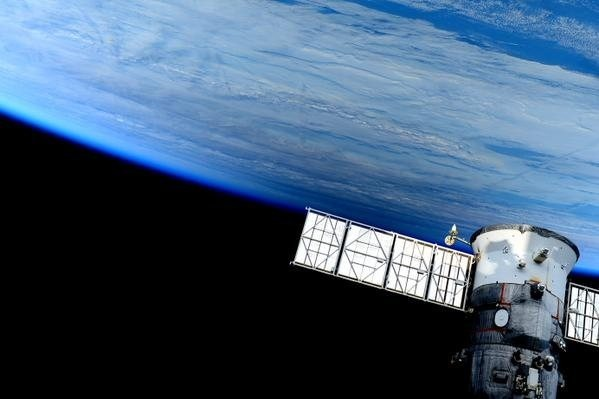
#> input picture sample_inputs/images/synthetic_authentic_0.jpg, 599 x 399 px
$ python -i manipulation.py   (imports and definitions only)   (older library calls are emulated)
#> lines starting #> are read from the running program, lines starting #| are printed output that depends on the picture
#> further down, picture is the input picture: PIL image 599x399 RGB; mean R, G, B 66.4, 89.9, 114.3
### ml/image/forensics.py
"""Classical image-forensics utilities: loading, ELA, noise residual, metadata
inspection and heatmap rendering. (The learned block-level detector lives in
ml/image/manipulation.py.)

Signals
  * Error Level Analysis (ELA): re-save as JPEG and measure per-pixel error.
    Regions pasted from a differently-compressed source often show a
    different error level than the rest of the image.
  * Noise residual: image minus its median-filtered version. Spliced regions
    often have a different sensor-noise level.
  * Metadata: EXIF camera fields, editing-software tags and generator
    parameters written by AI tools (e.g. Stable Diffusion 'parameters' chunk).
These are *indicators*, not proof: heavy recompression (social media) erases
many traces, and clean images can show false positives.
"""
from __future__ import annotations

import io

import cv2
import numpy as np
from PIL import Image, ExifTags

AI_METADATA_KEYS = ("parameters", "prompt", "workflow", "sd-metadata", "dream", "invokeai")
AI_SOFTWARE_HINTS = ("stable diffusion", "midjourney", "dall", "firefly", "novelai", "comfyui",
                     "automatic1111", "invoke", "imagen", "leonardo")
EDIT_SOFTWARE_HINTS = ("photoshop", "gimp", "lightroom", "affinity", "pixelmator", "snapseed",
                       "picsart", "canva", "paint.net", "faceapp")


# [6 lines left out: function load_rgb, not called in this run]


def to_rgb(img: Image.Image) -> Image.Image:
    if img.mode in ("RGBA", "LA", "P"):
        img = img.convert("RGBA")
        bg = Image.new("RGB", img.size, (255, 255, 255))
        bg.paste(img, mask=img.split()[-1])
        return bg
    return img.convert("RGB")


def limit_size(img: Image.Image, max_side: int = 1024) -> Image.Image:
#> called with max_side = 1600
    w, h = img.size
#> w = 599; h = 399
    s = max(w, h)
#> s = 599
    if s <= max_side:
        return img
    r = max_side / s
    return img.resize((max(1, int(w * r)), max(1, int(h * r))), Image.LANCZOS)


# [93 lines left out: functions ela_map, noise_residual, metadata_report, _ijg_quality, heatmap_overlay, heatmap_overlay_abs and 1 more, not called in this run]

### ml/image/manipulation.py
"""Block-level forensic manipulation detector.

Stage 1 (block classifier): the image (native resolution) is divided into
32x32 blocks. Each block is described by
  * JPEG-ghost curve (Farid 2009): squared error after re-saving at quality
    55/65/75/85/95, raw (log) and relative to the image median. A region
    previously compressed at a different quality has its error minimum at a
    different quality than the rest of the image.
  * noise residual level (image - median filter), raw and relative
  * texture energy (gradient magnitude) so the model can discount busy areas
  * neighbourhood contrast of the ghost/noise values (edits are contiguous)
A gradient-boosting model predicts P(block is tampered). It is trained with
the pixel masks of the synthetic tampering set.
Stage 2 (image score): logistic regression on the distribution of block
probabilities (max, top-k mean, mean, std, size of the largest suspicious
connected region).
"""
from __future__ import annotations

import io

import cv2
import numpy as np
from PIL import Image

from ml.image.forensics import limit_size, to_rgb

BLOCK = 32
# Analyse at native resolution: resampling destroys the 8x8 JPEG grid that
# JPEG-ghost relies on. Only very large images are downscaled (documented
# limitation: their forensic score is less reliable).
MAX_SIDE = 1600
GHOST_Q = (55, 65, 75, 85, 95)


def _prep(img: Image.Image, mode: str = "RGB") -> Image.Image:
    """Limit size, then crop (never stretch) to a multiple of BLOCK from the
    top-left corner so blocks stay aligned with the JPEG 8x8 grid."""
    img = limit_size(to_rgb(img) if mode == "RGB" else img.convert(mode), MAX_SIDE)
    w, h = img.size
#> w = 599; h = 399
    if w < BLOCK or h < BLOCK:
        return img.resize((max(w, BLOCK), max(h, BLOCK)))
    return img.crop((0, 0, w - w % BLOCK, h - h % BLOCK))
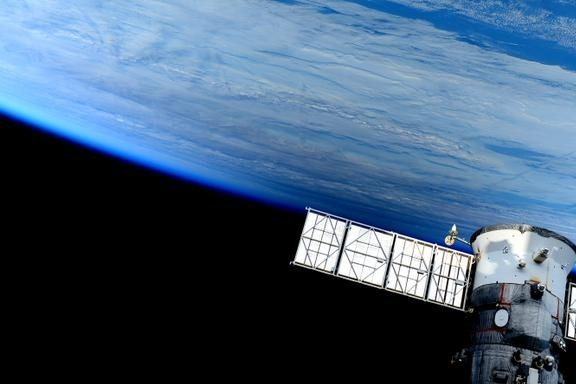
#> returned value: PIL image 576x384 RGB; mean R, G, B 67.6, 91.4, 116.2


def _block_mean(m: np.ndarray, nby: int, nbx: int) -> np.ndarray:
    return m[:nby * BLOCK, :nbx * BLOCK].reshape(nby, BLOCK, nbx, BLOCK).mean(axis=(1, 3))


def _neigh_contrast(v: np.ndarray) -> np.ndarray:
    k = np.ones((3, 3), np.float32) / 8
    k[1, 1] = 0
    nb = cv2.filter2D(v.astype(np.float32), -1, k, borderType=cv2.BORDER_REFLECT)
    return v - nb


def block_features(img: Image.Image):
    """Return (features [nby*nbx, d], (nby, nbx), prepared image)."""
    img = _prep(img)
    arr = np.asarray(img, np.float32)
    gray = arr.mean(axis=2)
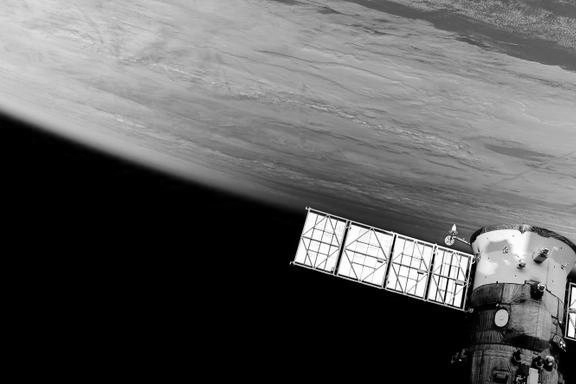
#> gray: shape (384, 576) float32; min 0, max 255, mean 91.8
    h, w = gray.shape
#> h = 384; w = 576
    nby, nbx = h // BLOCK, w // BLOCK
#> nby = 12; nbx = 18
    feats = []
    ghosts = []
    for q in GHOST_Q:
        buf = io.BytesIO()
        img.save(buf, "JPEG", quality=q)
        buf.seek(0)
        re = np.asarray(Image.open(buf).convert("RGB"), np.float32)
        ghosts.append(_block_mean(((arr - re) ** 2).mean(axis=2), nby, nbx))
    ghosts = np.stack(ghosts, -1)  # nby,nbx,5
    lg = np.log1p(ghosts)
    rel = lg - np.median(lg.reshape(-1, len(GHOST_Q)), axis=0)
    # normalised ghost curve shape (where the minimum lies)
    shape = ghosts / (ghosts.sum(-1, keepdims=True) + 1e-6)
    shape_rel = shape - np.median(shape.reshape(-1, len(GHOST_Q)), axis=0)
    med = cv2.medianBlur(np.clip(gray, 0, 255).astype(np.uint8), 3).astype(np.float32)
    res = np.abs(gray - med)
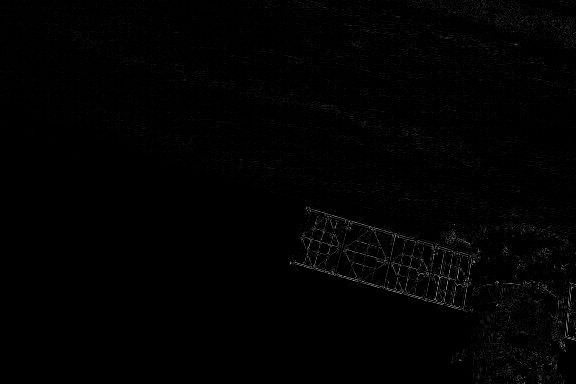
#> res: shape (384, 576) float32; min 0, max 161.7, mean 2.5
    noise = np.log1p(_block_mean(res, nby, nbx))
    noise_sq = np.log1p(_block_mean(res ** 2, nby, nbx))
    gx = cv2.Sobel(gray, cv2.CV_32F, 1, 0)
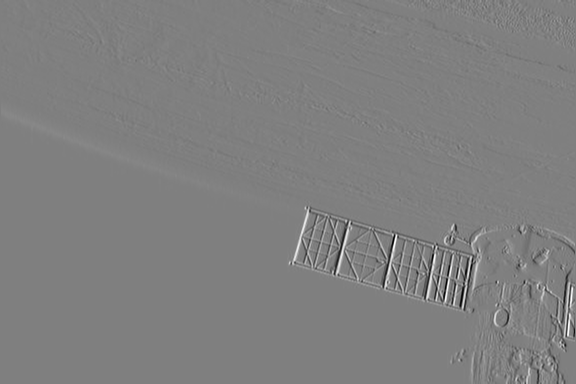
#> gx: shape (384, 576) float32; min -996.3, max 991.3, mean 1; drawn with min black and max white
    gy = cv2.Sobel(gray, cv2.CV_32F, 0, 1)
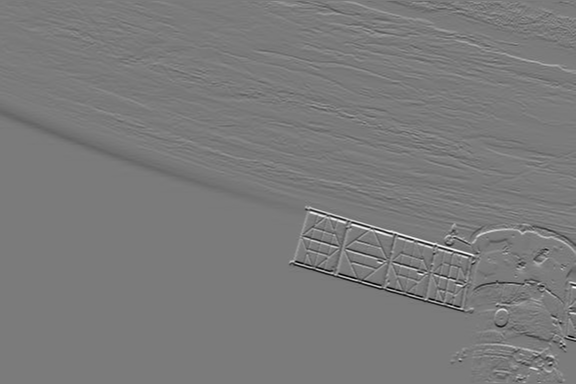
#> gy: shape (384, 576) float32; min -913, max 974.7, mean -2.9; drawn with min black and max white
    tex = np.log1p(_block_mean(np.sqrt(gx ** 2 + gy ** 2), nby, nbx))
    noise_rel = noise - np.median(noise)
    tex_rel = tex - np.median(tex)
    # noise unexplained by texture (robust linear fit across blocks)
    A = np.stack([tex.ravel(), np.ones(tex.size)], 1)
#> A = 216 pairs, first value 0 to 5.74, second value 1 to 1
    coef, *_ = np.linalg.lstsq(A, noise.ravel(), rcond=None)
#> coef = [0.389, -0.143]
    noise_resid = noise - (A @ coef).reshape(noise.shape)
    coef_g, *_ = np.linalg.lstsq(A, lg[..., 3].ravel(), rcond=None)
#> coef_g = [0.221, -0.0473]
    ghost_resid = lg[..., 3] - (A @ coef_g).reshape(noise.shape)
    feats = [lg, rel, shape_rel,
             np.stack([noise, noise_sq, noise_rel, tex, tex_rel, noise_resid, ghost_resid,
                       _neigh_contrast(noise_resid), _neigh_contrast(ghost_resid),
                       _neigh_contrast(rel[..., 1]), _neigh_contrast(rel[..., 2]),
                       np.full_like(noise, np.median(lg[..., 3]))], -1)]
    F = np.concatenate(feats, -1).reshape(nby * nbx, -1)
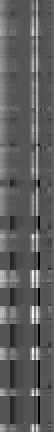
#> F: shape (216, 27) float64 (shown 2 times larger); min -3.46, max 6.84, mean 0.35; drawn with min black and max white
    return np.nan_to_num(F.astype(np.float32)), (nby, nbx), img


def block_labels(mask: Image.Image, grid, size):
    """Fraction of tampered pixels per block (mask resized like the image)."""
    m = np.asarray(_prep(mask, "L"), np.float32) / 255.0
    assert m.shape == (size[1], size[0]), (m.shape, size)
    nby, nbx = grid
    return _block_mean(m, nby, nbx).ravel()


def image_features(block_probs: np.ndarray, grid) -> np.ndarray:
    p = np.sort(block_probs)[::-1]
    n = len(p)
    pm = block_probs.reshape(grid)
    bin_ = (pm >= 0.5).astype(np.uint8)
    if bin_.any():
        _, _, stats, _ = cv2.connectedComponentsWithStats(bin_, connectivity=4)
        largest = stats[1:, cv2.CC_STAT_AREA].max() / n
    else:
        largest = 0.0
    return np.array([p[0], p[:3].mean(), p[:max(1, n // 20)].mean(), p.mean(), p.std(),
                     (p >= 0.5).mean(), largest], np.float32)


def score(bundle, img: Image.Image):
    """Returns (image_score, block_prob_map [nby,nbx], prepared image)."""
    F, grid, prep = block_features(img)
    bp = bundle["block_model"].predict_proba(F)[:, 1]
    s = float(bundle["image_model"].predict_proba(image_features(bp, grid)[None])[0, 1])
    return s, bp.reshape(grid), prep

>>> from PIL import Image
>>> picture = Image.open('../../sample_inputs/images/synthetic_authentic_0.jpg')
>>> result = block_features(picture)
